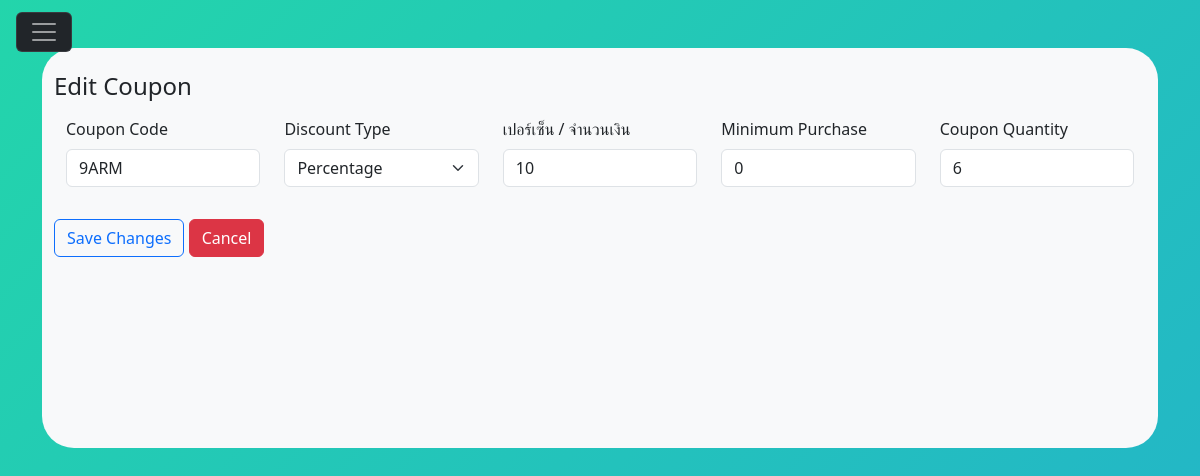
Screenshot of /a_Interface/discount/edit.php?coupon_id=7 (signed in) with the database file from the repository.
### tables this page shows
CREATE TABLE `coupon` (
  `coupon_id` int(11) NOT NULL,
  `coupon_code` varchar(5) DEFAULT NULL,
  `discount_type` enum('percentage','amount') DEFAULT NULL,
  `discount_amount` int(11) DEFAULT NULL,
  `min_purchase` int(11) DEFAULT NULL,
  `coupon_quantity` int(11) DEFAULT NULL
);

### a_Interface/discount/edit.php (the view, shortened to what this page needs)
<?php
require_once '../main/a_headbar.php';
require_once '../../config/db.php';
if ($_SERVER['REQUEST_METHOD'] === 'GET' && isset($_GET['coupon_id'])) {
    $couponId = $_GET['coupon_id'];
    $selectQuery = "SELECT * FROM coupon WHERE coupon_id = :coupon_id";
    $stmt = $conn->prepare($selectQuery);
    $stmt->bindParam(':coupon_id', $couponId, PDO::PARAM_INT);
    $stmt->execute();
    if ($stmt->rowCount() > 0) {
        $coupon = $stmt->fetch(PDO::FETCH_ASSOC);
    } else {
        $_SESSION['error'] = 'Coupon not found.';
        header('Location: view_discount.php');
    }
} else {
    $_SESSION['error'] = 'Invalid request.';
    header('Location: view_discount.php');
}
?>
<!DOCTYPE html>
<html lang="en">
<head>
    <link rel="stylesheet" href="../../CSS/bg.css">
    <link rel="stylesheet" href="../../CSS/table.css">
</head>
<body>
    <div class="container mt-5">
        <form action="edit_process.php" method="post">
            <div class="container mt-1 bg-light rounded-5" style="height:400px;">
                <br>
                <h4>Edit Coupon</h4>
                <div class="container mb-3 mt-3">
                    <div class="row">
                        <div class="col">
                            <label for="coupon_code" class="form-label">Coupon Code</label>
                            <input type="text" class="form-control" name="coupon_code" value="<?php echo $coupon['coupon_code']; ?>" maxlength="5">
                        </div>
                        <div class="col">
                            <label for="discount_type" class="form-label">Discount Type</label>
                            <select name="discount_type" class="form-select mb-3">
                                <option value="Percentage" <?php if ($coupon['discount_type'] === 'Percentage') echo 'selected'; ?>>Percentage</option>
                            </select>
                        </div>
                        <div class="col">
                            <label for="discount_amount" class="form-label">เปอร์เซ็น / จำนวนเงิน</label>
                            <input type="number" class="form-control" name="discount_amount" value="<?php echo $coupon['discount_amount']; ?>">
                        </div>
                        <div class="col">
                            <label for="min_purchase" class="form-label">Minimum Purchase</label>
                            <input type="number" class="form-control" name="min_purchase" value="<?php echo $coupon['min_purchase']; ?>">
                        </div>
                        <div class="col">
                            <label for="coupon_quantity" class="form-label">Coupon Quantity</label>
                            <input type="number" class="form-control" name="coupon_quantity" value="<?php echo $coupon['coupon_quantity']; ?>">
                        </div>
                    </div>
                </div>
                <button type="submit" class="btn btn-outline-primary" name="edit_coupon">Save Changes</button>
                <a href="view_discount.php" class="btn btn-danger">Cancel</a>
            </div>
        </form>
    </div>
</body>
</html>

### CSS/bg.css (style rules this page uses)
html, body { width: 100%; height:100%; }
body { background: linear-gradient(-45deg, #ee7752, #e73c7e, #23a6d5, #23d5ab); background-size: 400% 400%; animation: gradient 15s ease infinite; }

### rows the page displays
coupon: coupon_code "9ARM", discount_amount "10", min_purchase "0", coupon_quantity "6"
